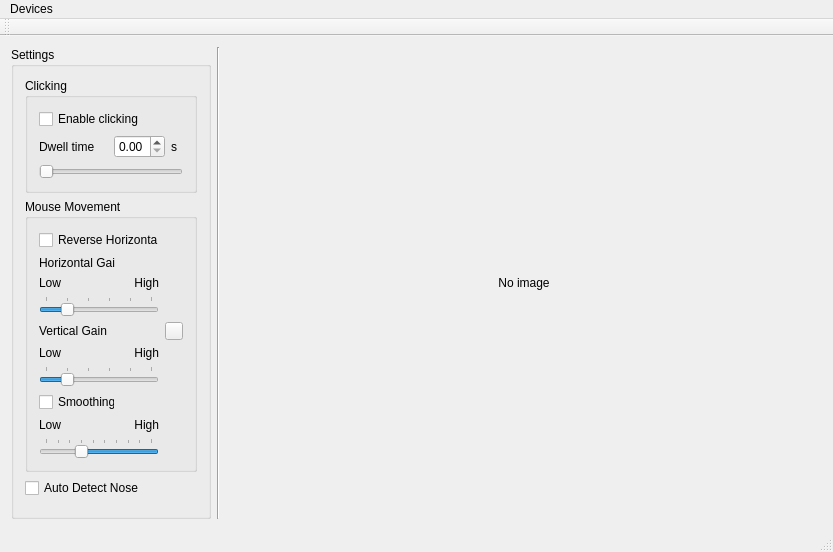
<?xml version="1.0" encoding="UTF-8"?>
<ui version="4.0">
 <class>MainWindow</class>
 <widget class="QMainWindow" name="MainWindow">
  <property name="geometry">
   <rect>
    <x>0</x>
    <y>0</y>
    <width>833</width>
    <height>552</height>
   </rect>
  </property>
  <property name="windowTitle">
   <string>MainWindow</string>
  </property>
  <widget class="QWidget" name="centralWidget">
   <layout class="QHBoxLayout" name="horizontalLayout">
    <item>
     <widget class="QGroupBox" name="groupBox">
      <property name="maximumSize">
       <size>
        <width>200</width>
        <height>16777215</height>
       </size>
      </property>
      <property name="title">
       <string>Settings</string>
      </property>
      <layout class="QVBoxLayout" name="verticalLayout">
       <item>
        <widget class="QGroupBox" name="groupBox_2">
         <property name="title">
          <string>Clicking</string>
         </property>
         <layout class="QGridLayout" name="gridLayout">
          <item row="1" column="1">
           <spacer name="horizontalSpacer">
            <property name="orientation">
             <enum>Qt::Horizontal</enum>
            </property>
            <property name="sizeHint" stdset="0">
             <size>
              <width>40</width>
              <height>20</height>
             </size>
            </property>
           </spacer>
          </item>
          <item row="2" column="0" colspan="5">
           <widget class="QSlider" name="dwellSlider">
            <property name="maximum">
             <number>5000</number>
            </property>
            <property name="orientation">
             <enum>Qt::Horizontal</enum>
            </property>
            <property name="tickPosition">
             <enum>QSlider::NoTicks</enum>
            </property>
           </widget>
          </item>
          <item row="1" column="2">
           <widget class="QDoubleSpinBox" name="dwellSpinBox">
            <property name="maximumSize">
             <size>
              <width>60</width>
              <height>16777215</height>
             </size>
            </property>
            <property name="maximum">
             <double>5.000000000000000</double>
            </property>
            <property name="singleStep">
             <double>0.100000000000000</double>
            </property>
           </widget>
          </item>
          <item row="1" column="3">
           <widget class="QLabel" name="label">
            <property name="text">
             <string>s</string>
            </property>
           </widget>
          </item>
          <item row="1" column="0">
           <widget class="QLabel" name="label_8">
            <property name="text">
             <string>Dwell time</string>
            </property>
           </widget>
          </item>
          <item row="0" column="0" colspan="3">
           <widget class="QCheckBox" name="enableClickingCheckBox">
            <property name="text">
             <string>Enable clicking</string>
            </property>
           </widget>
          </item>
         </layout>
        </widget>
       </item>
       <item>
        <widget class="QGroupBox" name="groupBox_3">
         <property name="title">
          <string>Mouse Movement</string>
         </property>
         <layout class="QGridLayout" name="gridLayout_3">
          <item row="0" column="0" colspan="2">
           <widget class="QCheckBox" name="reverseHorizontalCheckBox">
            <property name="text">
             <string>Reverse Horizontal</string>
            </property>
           </widget>
          </item>
          <item row="6" column="0" colspan="2">
           <widget class="QSlider" name="verticalGainSlider">
            <property name="minimum">
             <number>3</number>
            </property>
            <property name="maximum">
             <number>18</number>
            </property>
            <property name="singleStep">
             <number>3</number>
            </property>
            <property name="value">
             <number>6</number>
            </property>
            <property name="orientation">
             <enum>Qt::Horizontal</enum>
            </property>
            <property name="invertedAppearance">
             <bool>false</bool>
            </property>
            <property name="invertedControls">
             <bool>false</bool>
            </property>
            <property name="tickPosition">
             <enum>QSlider::TicksAbove</enum>
            </property>
            <property name="tickInterval">
             <number>3</number>
            </property>
           </widget>
          </item>
          <item row="5" column="0">
           <widget class="QLabel" name="label_4">
            <property name="text">
             <string>Low</string>
            </property>
           </widget>
          </item>
          <item row="4" column="0">
           <widget class="QLabel" name="label_2">
            <property name="text">
             <string>Vertical Gain</string>
            </property>
           </widget>
          </item>
          <item row="5" column="1">
           <widget class="QLabel" name="label_5">
            <property name="text">
             <string>High</string>
            </property>
            <property name="alignment">
             <set>Qt::AlignRight|Qt::AlignTrailing|Qt::AlignVCenter</set>
            </property>
           </widget>
          </item>
          <item row="1" column="0">
           <widget class="QLabel" name="label_3">
            <property name="text">
             <string>Horizontal Gain</string>
            </property>
           </widget>
          </item>
          <item row="2" column="0">
           <widget class="QLabel" name="label_6">
            <property name="text">
             <string>Low</string>
            </property>
           </widget>
          </item>
          <item row="2" column="1">
           <widget class="QLabel" name="label_7">
            <property name="text">
             <string>High</string>
            </property>
            <property name="alignment">
             <set>Qt::AlignRight|Qt::AlignTrailing|Qt::AlignVCenter</set>
            </property>
           </widget>
          </item>
          <item row="3" column="0" colspan="2">
           <widget class="QSlider" name="horizontalGainSlider">
            <property name="minimum">
             <number>3</number>
            </property>
            <property name="maximum">
             <number>18</number>
            </property>
            <property name="singleStep">
             <number>3</number>
            </property>
            <property name="value">
             <number>6</number>
            </property>
            <property name="orientation">
             <enum>Qt::Horizontal</enum>
            </property>
            <property name="tickPosition">
             <enum>QSlider::TicksAbove</enum>
            </property>
            <property name="tickInterval">
             <number>3</number>
            </property>
           </widget>
          </item>
          <item row="4" column="2">
           <widget class="QPushButton" name="lockGainButton">
            <property name="maximumSize">
             <size>
              <width>18</width>
              <height>18</height>
             </size>
            </property>
            <property name="text">
             <string/>
            </property>
            <property name="icon">
             <iconset resource="icons.qrc">
              <normaloff>:/icons/images/lock-unlocked.png</normaloff>
              <normalon>:/icons/images/lock-locked.png</normalon>:/icons/images/lock-unlocked.png</iconset>
            </property>
            <property name="checkable">
             <bool>true</bool>
            </property>
            <property name="checked">
             <bool>false</bool>
            </property>
           </widget>
          </item>
          <item row="7" column="0">
           <widget class="QCheckBox" name="smoothingCheckBox">
            <property name="text">
             <string>Smoothing</string>
            </property>
           </widget>
          </item>
          <item row="9" column="0" colspan="2">
           <widget class="QSlider" name="smoothingSlider">
            <property name="minimum">
             <number>5</number>
            </property>
            <property name="maximum">
             <number>95</number>
            </property>
            <property name="singleStep">
             <number>5</number>
            </property>
            <property name="value">
             <number>65</number>
            </property>
            <property name="orientation">
             <enum>Qt::Horizontal</enum>
            </property>
            <property name="invertedAppearance">
             <bool>true</bool>
            </property>
            <property name="tickPosition">
             <enum>QSlider::TicksAbove</enum>
            </property>
           </widget>
          </item>
          <item row="8" column="0">
           <widget class="QLabel" name="label_9">
            <property name="text">
             <string>Low</string>
            </property>
           </widget>
          </item>
          <item row="8" column="1">
           <widget class="QLabel" name="label_10">
            <property name="text">
             <string>High</string>
            </property>
            <property name="alignment">
             <set>Qt::AlignRight|Qt::AlignTrailing|Qt::AlignVCenter</set>
            </property>
           </widget>
          </item>
         </layout>
        </widget>
       </item>
       <item>
        <widget class="QCheckBox" name="autoDetectNoseCheckBox">
         <property name="text">
          <string>Auto Detect Nose</string>
         </property>
        </widget>
       </item>
       <item>
        <spacer name="verticalSpacer">
         <property name="orientation">
          <enum>Qt::Vertical</enum>
         </property>
         <property name="sizeHint" stdset="0">
          <size>
           <width>20</width>
           <height>40</height>
          </size>
         </property>
        </spacer>
       </item>
      </layout>
     </widget>
    </item>
    <item>
     <widget class="Line" name="line">
      <property name="orientation">
       <enum>Qt::Vertical</enum>
      </property>
     </widget>
    </item>
    <item>
     <widget class="CMS::ClickableLabel" name="frameLabel">
      <property name="text">
       <string>No image</string>
      </property>
      <property name="alignment">
       <set>Qt::AlignCenter</set>
      </property>
     </widget>
    </item>
   </layout>
  </widget>
  <widget class="QMenuBar" name="menuBar">
   <property name="geometry">
    <rect>
     <x>0</x>
     <y>0</y>
     <width>833</width>
     <height>22</height>
    </rect>
   </property>
   <widget class="QMenu" name="menuDevices">
    <property name="title">
     <string>Devices</string>
    </property>
   </widget>
   <addaction name="menuDevices"/>
  </widget>
  <widget class="QToolBar" name="mainToolBar">
   <attribute name="toolBarArea">
    <enum>TopToolBarArea</enum>
   </attribute>
   <attribute name="toolBarBreak">
    <bool>false</bool>
   </attribute>
  </widget>
  <widget class="QStatusBar" name="statusBar"/>
 </widget>
 <layoutdefault spacing="6" margin="11"/>
 <customwidgets>
  <customwidget>
   <class>CMS::ClickableLabel</class>
   <extends>QLabel</extends>
   <header>ClickableLabel.h</header>
  </customwidget>
 </customwidgets>
 <resources>
  <include location="icons.qrc"/>
 </resources>
 <connections/>
</ui>
